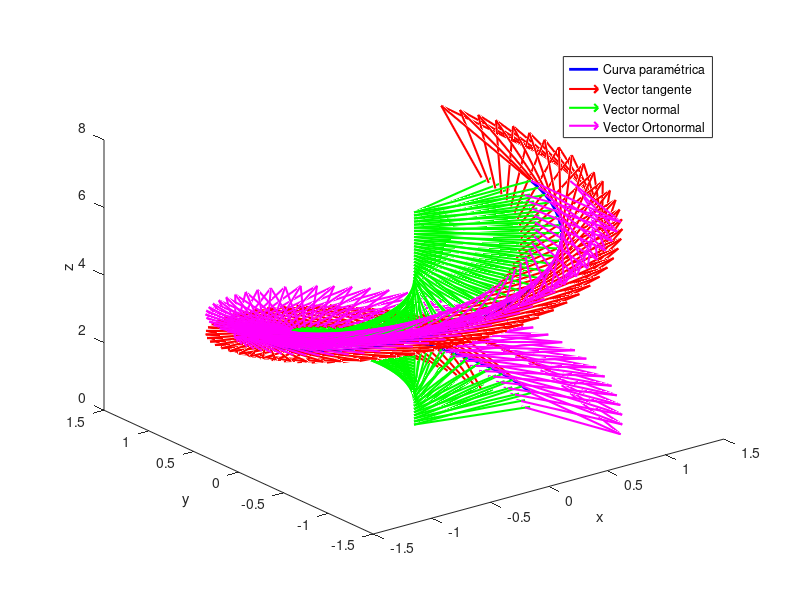

Write MATLAB code to recreate this figure.
t = linspace(0, 2*pi, 70);  % Parámetro

% Definir la curva paramétrica en el espacio R^3
x = cos(t);
y = sin(t);
z = t;

% Calcular las derivadas de primer, segundo y tercer orden
dx_dt = -sin(t);
dy_dt = cos(t);
dz_dt = ones(size(t));

d2x_dt2 = -cos(t);
d2y_dt2 = -sin(t);
d2z_dt2 = zeros(size(t));

d3x_dt3 = sin(t);
d3y_dt3 = -cos(t);
d3z_dt3 = zeros(size(t));

% Graficar la curva y los vectores tangente, normal y binormal
figure;
plot3(x, y, z, 'b', 'LineWidth', 2);
hold on;
quiver3(x, y, z, dx_dt, dy_dt, dz_dt, 'r', 'LineWidth', 1.5, 'MaxHeadSize', 0.5, 'AutoScale', 'off');
quiver3(x, y, z, d2x_dt2, d2y_dt2, d2z_dt2, 'g', 'LineWidth', 1.5, 'MaxHeadSize', 0.5, 'AutoScale', 'off');
quiver3(x, y, z, d3x_dt3, d3y_dt3, d3z_dt3, 'm', 'LineWidth', 1.5, 'MaxHeadSize', 0.5, 'AutoScale', 'off');
xlabel('x');
ylabel('y');
zlabel('z');
legend('Curva paramétrica', 'Vector tangente', 'Vector normal', 'Vector Ortonormal');
hold off;
